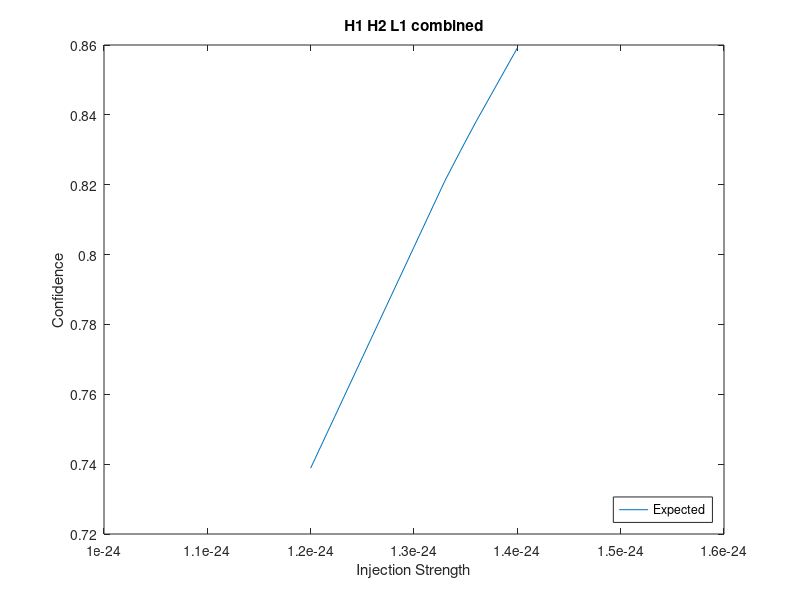

Source code (MATLAB):
close all
clear all

%This script predicts the upper limit of a targeted search given the number
%of SFTs used (per IFO), the weighted noise floor of the SFTs, the largest
%2F value found (and which is used as the cut off in the MC upper limit
%injections, and the declination of the target.

no_H1_sfts = 8770; %Number of H1 sfts
no_H2_sfts = 10005; %Number of H2 sfts
no_L1_sfts = 6782; %Number of L1 sfts

sSh_H1 = 2.56e-22;  %H1 noise level, calculated from SFTs 
sSh_H2 = 4.875e-22; %H2 noise level, calculated from SFTs
sSh_L1 = 4.4e-22; %L1 noise level, calculated from SFTs 
Sh_H1 = sSh_H1^2;
Sh_H2 = sSh_H2^2;
Sh_L1 = sSh_L1^2;

largest_2F_found = 37; %Largest 2F value found in the search

delta = 0.3842252152; %Declination of the Crab pulsar


%%%%%%%%%% End of often changed inputs

cosi = [-1:0.02:1]
psi = [0:10:350]      

%For Hanford - Position information
gamma = 171.8*pi/180;
lambda = 46.45 * pi/180;

%Equations taken from the Appendix of the JKS paper

j3 = (1/128)*(28 - 44*cos(lambda)^2 + 5*sin(2*gamma)^2 * cos(lambda)^4);
j2 = (1/1024)*(68 - 20*cos(lambda)^2 - 13*sin(2*gamma)^2*cos(lambda)^4);
j1 = (1/256)*(4-20*cos(lambda)^2 + 35*sin(2*gamma)^2 * cos(lambda)^4);

e2 = 4*j2-j3*cos(2*delta) + j1*cos(2*delta)^2;
e1 = 4*j1*(cos(delta)^4);

G2 = (1/4)*(1+6*cosi.^2 + cosi.^4);
F2 = (1/4)*(1-cosi.^2).^2;

for x = 1:length(cosi)
	for y = 1:length(psi)
        A2_Han(x,y) = F2(x)*e1*cos(4*psi(y)) + G2(x)*e2;
    end
end

%For Livingston - POsition in formation
gamma = 243.0*pi/180;
lambda = 30.56 * pi/180;

%Equations taken from the Appendix of the JKS paper

j3 = (1/128)*(28 - 44*cos(lambda)^2 + 5*sin(2*gamma)^2 * cos(lambda)^4);
j2 = (1/1024)*(68 - 20*cos(lambda)^2 - 13*sin(2*gamma)^2*cos(lambda)^4);
j1 = (1/256)*(4-20*cos(lambda)^2 + 35*sin(2*gamma)^2 * cos(lambda)^4);

e2 = 4*j2-j3*cos(2*delta) + j1*cos(2*delta)^2;
e1 = 4*j1*(cos(delta)^4);

G2 = (1/4)*(1+6*cosi.^2 + cosi.^4);
F2 = (1/4)*(1-cosi.^2).^2;

for x = 1:length(cosi)
    for y = 1:length(psi)
        A2_Liv(x,y) = F2(x)*e1*cos(4*psi(y)) + G2(x)*e2;
    end
end

%Injection strength values to be calculated
hvalue = [1.2e-24 1.33e-24 1.345e-24 1.36e-24 1.4e-24]

for z = 1:length(hvalue)
    h0 = (hvalue(z)/1.05); %This is a 1.05 factor coming from the exact match vs our real grid spacing with mismatch parameter 0.15.  The upper limits with our real grid spacing were 5% smaller than the upper limits from exact matching.  
    %Effectively, we calculate the expected confidence for a injection strength of 5% smaller than what we actually injected, since the analytical calculations assume perfect matching.

    p = sqrt((A2_Han*h0^2*(no_H2_sfts*1800)/Sh_H2) + (A2_Han*h0^2*(no_H1_sfts*1800)/Sh_H1) + (A2_Liv*h0^2*(no_L1_sfts*1800)/Sh_L1));  %Estimated signal to noise ratio for a given injection strength h0.  Is a matrix covering all polarizations and inclination angles (the A2 parameter).



    for x = 1:101
        for y = 1:36
            q(x,y) = 2*quad(@(F) (0.5*exp(-(2*F+p(x,y)^2)/2).*sqrt((2*F)/p(x,y)^2).*besseli(1,sqrt(2*F*p(x,y)^2))),0,largest_2F_found/2);  %Probability of injection being found as a function of polarization and inclination angle given signal to noise and largest 2F value (which is used as cutoff)
        end
    end

    expected(z) = mean(mean(1-q))  %The expected confidence for a given injection strength, over the entire parameter space.  We have averaged over polarization and inclination angle only at the vert end of the calculation.  
%Effectively, we calculated the probability of being found in 3,636
%discrete boxes in parameter space and assume that when we do a sufficient
%number of injections, this parameter space will be sampled evenly,
%resulting in equal weighting of each box in the final confidence
%calculation.
end

figure(1)
plot( hvalue, expected)
legend('Expected','Location','SouthEast')
xlabel('Injection Strength')
ylabel('Confidence')
title('H1 H2 L1 combined')
